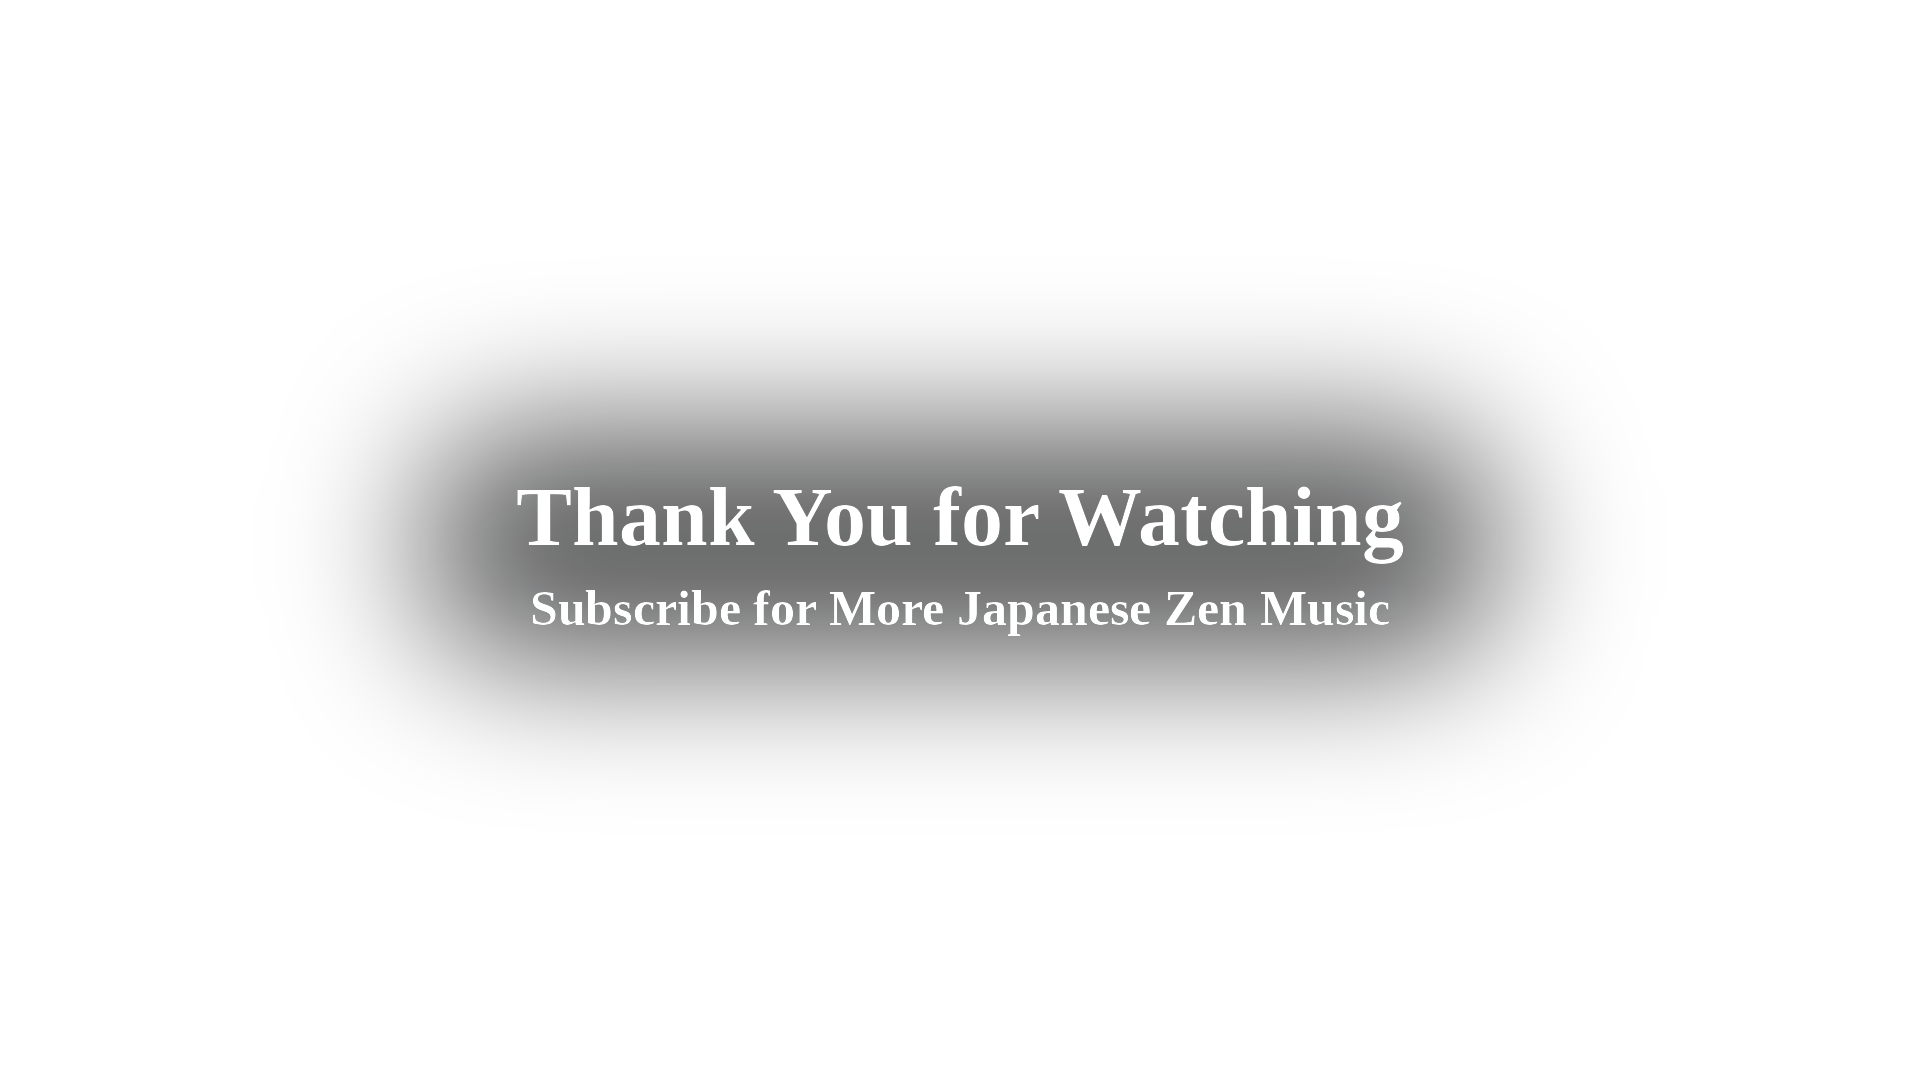

The Python source for this figure:
#!/usr/bin/env python3
"""SEIRYU outro overlay — 1920x1080 transparent PNG for the end of the long-form.

"Thank You for Watching" / "Subscribe for More Japanese Zen Music" — white
Liberation Serif Bold (channel font), centred, soft dark scrim behind for
legibility over any end-frame. Drop on the top track in CapCut over the
final ~10-15s of the video, fade-in 2s.
"""
from PIL import Image, ImageDraw, ImageFont, ImageFilter

SRC = "/home/user/dan-documents/stillwave/assets/seiryu-2h-source.jpg"
SERIF = "/usr/share/fonts/truetype/liberation/LiberationSerif-Bold.ttf"
OUT = "/home/user/dan-documents/stillwave/assets/seiryu-outro-overlay.png"
SP = "/tmp/claude-0/-home-user-dan-documents/48780e4d-ee5f-5a8f-92df-523468e19c72/scratchpad"
W, H = 1920, 1080
WHITE = (255, 255, 255, 255)
CENTRE = 960

img = Image.new("RGBA", (W, H), (0, 0, 0, 0))
d = ImageDraw.Draw(img)

f1 = ImageFont.truetype(SERIF, 84)
f2 = ImageFont.truetype(SERIF, 50)
line1 = "Thank You for Watching"
line2 = "Subscribe for More Japanese Zen Music"

w1 = d.textlength(line1, font=f1)
w2 = d.textlength(line2, font=f2)
y1, y2 = 470, 580

# soft dark scrim behind both lines so white reads over any end-frame
pad_x, pad_top, pad_bot = 90, 40, 30
left = CENTRE - max(w1, w2) / 2 - pad_x
right = CENTRE + max(w1, w2) / 2 + pad_x
sc = Image.new("RGBA", (W, H), (0, 0, 0, 0))
ImageDraw.Draw(sc).rounded_rectangle((left, y1 - pad_top, right, y2 + 50 + pad_bot),
                                     radius=90, fill=(4, 5, 7, 165))
img.alpha_composite(sc.filter(ImageFilter.GaussianBlur(70)))

d.text((CENTRE - w1 / 2, y1), line1, font=f1, fill=WHITE)
d.text((CENTRE - w2 / 2, y2), line2, font=f2, fill=WHITE)

img.save(OUT)
print("saved", OUT)

# preview composited on the clean hero (already 16:9)
im = Image.open(SRC).convert("RGB")
tw = im.height * W / H
if im.width > tw:
    x = (im.width - tw) / 2
    im = im.crop((int(x), 0, int(x + tw), im.height))
else:
    th = im.width * H / W
    y = (im.height - th) / 2
    im = im.crop((0, int(y), im.width, int(y + th)))
im = im.resize((W, H), Image.LANCZOS)
prev = Image.alpha_composite(im.convert("RGBA"), img).convert("RGB")
prev.save(f"{SP}/seiryu-outro-preview.jpg", quality=92)
print("preview saved")
